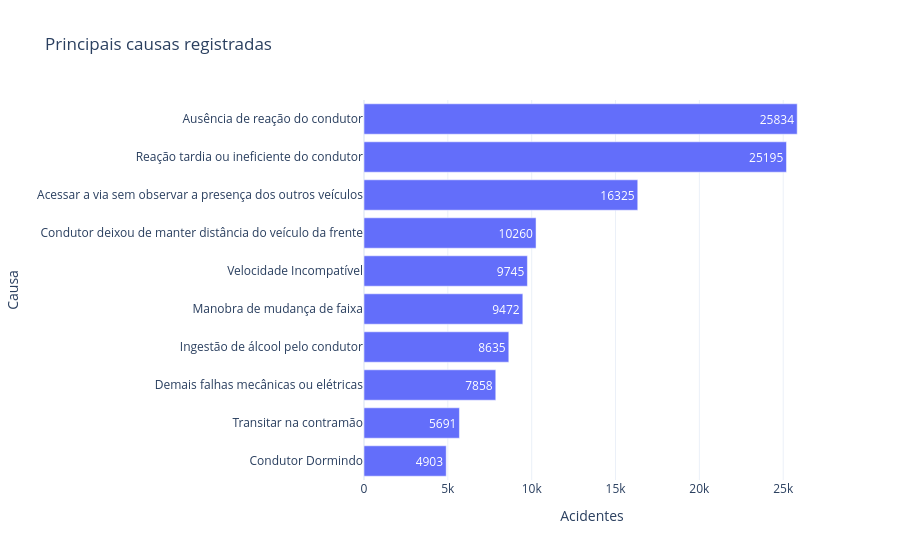

Notebook cell for this chart:
### Markdown cell above
## 8. Principais causas dos acidentes

A análise das causas ajuda a identificar comportamentos e fatores associados aos acidentes.  
Ela também permite direcionar ações de prevenção, fiscalização e educação no trânsito.

### Code cell
causas = df["causa_acidente"].value_counts().head(10).reset_index()
causas.columns = ["causa_acidente", "acidentes"]

fig = px.bar(
    causas.sort_values("acidentes"),
    x="acidentes",
    y="causa_acidente",
    orientation="h",
    text="acidentes",
    title="Principais causas registradas",
    labels={"causa_acidente": "Causa", "acidentes": "Acidentes"}
)

fig.update_layout(template="plotly_white")
fig.show()

causas

### Figure 1 — Plotly figure (JSON) as saved in the notebook; plotly's stock layout.template omitted (floating-point values rounded to 4 significant figures)
{"data": [{"alignmentgroup": "True", "hovertemplate": "Acidentes=%{text}<br>Causa=%{y}<extra></extra>", "legendgroup": "", "marker": {"color": "#636efa", "pattern": {"shape": ""}}, "name": "", "offsetgroup": "", "orientation": "h", "showlegend": false, "text": [4903, 5691, 7858, 8635, 9472, 9745, 10260, 16325, 25195, 25834], "textposition": "auto", "type": "bar", "x": [4903, 5691, 7858, 8635, 9472, 9745, 10260, 16325, 25195, 25834], "xaxis": "x", "y": ["Condutor Dormindo", "Transitar na contramão", "Demais falhas mecânicas ou elétricas", "Ingestão de álcool pelo condutor", "Manobra de mudança de faixa", "Velocidade Incompatível", "Condutor deixou de manter distância do veículo da frente", "Acessar a via sem observar a presença dos outros veículos", "Reação tardia ou ineficiente do condutor", "Ausência de reação do condutor"], "yaxis": "y"}], "layout": {"barmode": "relative", "legend": {"tracegroupgap": 0}, "title": {"text": "Principais causas registradas"}, "xaxis": {"anchor": "y", "domain": [0, 1], "title": {"text": "Acidentes"}}, "yaxis": {"anchor": "x", "domain": [0, 1], "title": {"text": "Causa"}}}}
